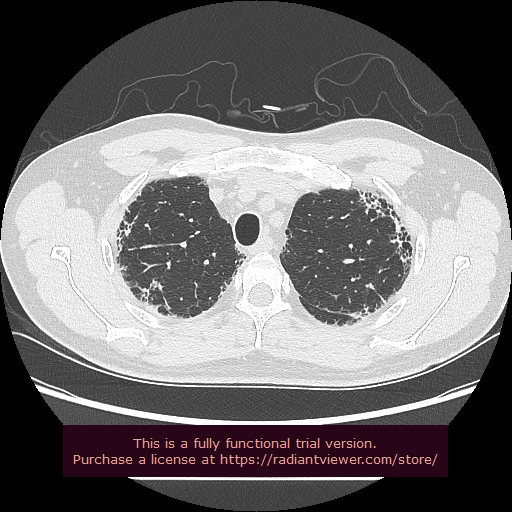
#> input picture test/honeycombing/0100001.jpg, 512 x 512 px, given in place of 1000001.jpg, which was not available
$ python preprocess.py
#> lines starting #> are read from the running program, lines starting #| are printed output that depends on the picture; after the words box and inside, x2 and y2 are one past the last pixel; in counts of white or black regions, pixels touching at a corner belong together; pictures that were not available may be replaced by others from this repository, and a replacement may not be noted
#> in processImage, img is the input picture: shape (512, 512, 3); mean B, G, R 111.1, 109.8, 112.7
# 本文件中为预处理模块，可以将肺实质进行提取

import cv2
import numpy as np
import matplotlib.pyplot as plt


def tubeMask(img):
    grayImg = cv2.cvtColor(img, cv2.COLOR_BGR2GRAY)
    height, width, _ = img.shape
#> height = 512; width = 512

    _, binaryImg = cv2.threshold(grayImg, 127, 255, cv2.THRESH_BINARY)
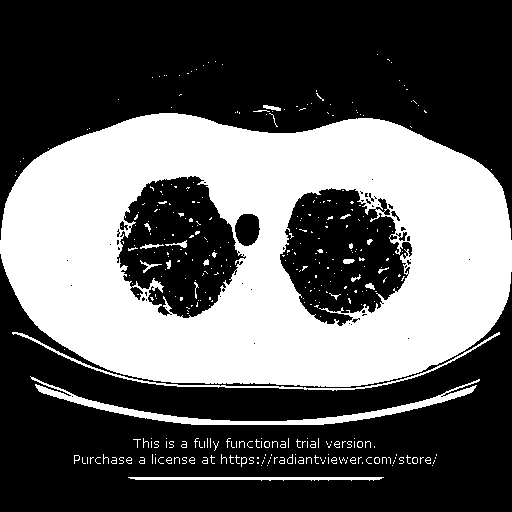
#> binaryImg: shape (512, 512); 37.7% white; 374 white regions (329 under 20 px), largest, box (x1, y1, x2, y2) and area: (0, 113, 512, 387) 91473, (30, 376, 480, 425) 2901, (12, 332, 500, 391) 1120
    newBinaryImg = binaryImg.copy()
    newMask = cv2.bitwise_not(newBinaryImg, newBinaryImg)
    retval, labels = cv2.connectedComponents(newMask)
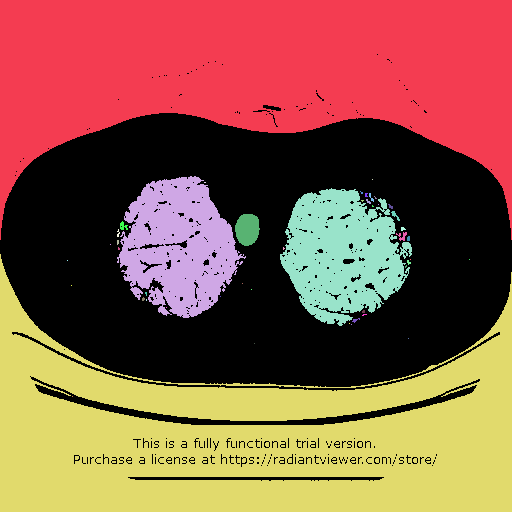
#> labels: shape (512, 512) int32; 48 distinct labels, from 0 to 47; one colour per label, 0 black
#> retval = 48
    unique, counts = np.unique(labels, return_counts=True)
#> unique = 48 values from 0 to 47; counts = 48 values, max 98876 at index 0, min 1 at index 3, mean 5461.3
    connectedMask = np.zeros(binaryImg.shape, np.uint8)
    for i in range(0, retval):
        if 600 < counts[i] < 700:
            tmpImg = np.where(labels == i, 255, 0)
            connectedMask += tmpImg.astype('uint8')
#> connectedMask: shape (512, 512); 0.24% white; 1 white region, box (x1, y1, x2, y2) and area: (235, 214, 260, 246) 632
    connectedMask = cv2.morphologyEx(connectedMask, cv2.MORPH_OPEN,
                                     cv2.getStructuringElement(cv2.MORPH_ELLIPSE, (20, 20)))
#> connectedMask: shape (512, 512); 0.23% white; 1 white region, box (x1, y1, x2, y2) and area: (236, 215, 260, 245) 593
    return connectedMask


def lungMask(img):
    grayImg = cv2.cvtColor(img, cv2.COLOR_BGR2GRAY)
    height, width, _ = img.shape
    _, binaryImg = cv2.threshold(grayImg, 127, 255, cv2.THRESH_BINARY)
    openedImg = cv2.morphologyEx(binaryImg, cv2.MORPH_OPEN, cv2.getStructuringElement(cv2.MORPH_ELLIPSE, (30, 30)))
    borderImg = cv2.copyMakeBorder(openedImg, 200, 200, 200, 200, borderType=cv2.BORDER_CONSTANT, value=[0, 0, 0])
    borderImg = cv2.morphologyEx(borderImg, cv2.MORPH_CLOSE, cv2.getStructuringElement(cv2.MORPH_ELLIPSE, (200, 200)))

    mask = borderImg[201:201 + width, 201:201 + height]
    return mask


def processImage(index, imgType):
    indexStr = str(index).rjust(2, '0')
    if imgType == 0:
        typeStr = "honeycombing/"
    else:
        typeStr = "reticular/"

    filepath = "./test/" + typeStr + indexStr + "00001.jpg"
    storepath = "./preprocess/" + typeStr + indexStr + "00001.jpg"
    storepathCmp = "./preprocess/" + typeStr + "compare/" + indexStr + "00001.jpg"

    print("Processing " + filepath)

    img = cv2.imread(filepath)
    tubemask = tubeMask(img)

    grayImg = cv2.cvtColor(img, cv2.COLOR_BGR2GRAY)

    height, width, _ = img.shape
#> height = 512; width = 512

    _, binaryImg = cv2.threshold(grayImg, 127, 255, cv2.THRESH_BINARY)
    openedImg = cv2.morphologyEx(binaryImg, cv2.MORPH_OPEN, cv2.getStructuringElement(cv2.MORPH_ELLIPSE, (30, 30)))
#> openedImg: shape (512, 512); 33.9% white; 1 white region, box (x1, y1, x2, y2) and area: (0, 114, 512, 388) 88793
    borderImg = cv2.copyMakeBorder(openedImg, 200, 200, 200, 200, borderType=cv2.BORDER_CONSTANT, value=[0, 0, 0])
#> borderImg: shape (912, 912); 10.7% white; 1 white region, box (x1, y1, x2, y2) and area: (200, 314, 712, 588) 88793
    borderImg = cv2.morphologyEx(borderImg, cv2.MORPH_CLOSE, cv2.getStructuringElement(cv2.MORPH_ELLIPSE, (200, 200)))
#> borderImg: shape (912, 912); 14.1% white; 1 white region, box (x1, y1, x2, y2) and area: (201, 315, 713, 588) 116945

    mask = borderImg[201:201 + width, 201:201 + height]
#> mask: shape (512, 512); 44.6% white; 1 white region, box (x1, y1, x2, y2) and area: (0, 114, 512, 387) 116945

    maskBinaryImg = cv2.copyTo(binaryImg, mask)
#> maskBinaryImg: shape (512, 512); 35.2% white; 196 white regions (181 under 20 px), largest, box (x1, y1, x2, y2) and area: (0, 114, 512, 387) 91079, (140, 260, 162, 273) 67, (165, 240, 187, 248) 62

    maskGrayImg = cv2.copyTo(grayImg, mask)
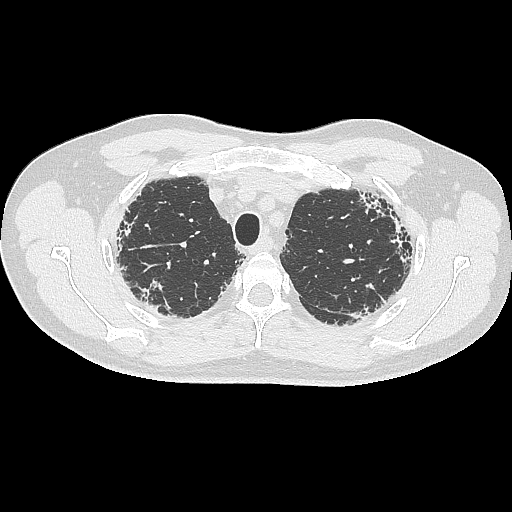
#> maskGrayImg: shape (512, 512); min 0, max 255, mean 86.1

    _, newBinaryImg = cv2.threshold(maskGrayImg, 200, 255, cv2.THRESH_BINARY)
#> newBinaryImg: shape (512, 512); 30.3% white; 106 white regions (96 under 20 px), largest, box (x1, y1, x2, y2) and area: (0, 114, 512, 387) 78793, (366, 199, 381, 209) 52, (119, 222, 134, 236) 52

    newBinaryImg += tubemask
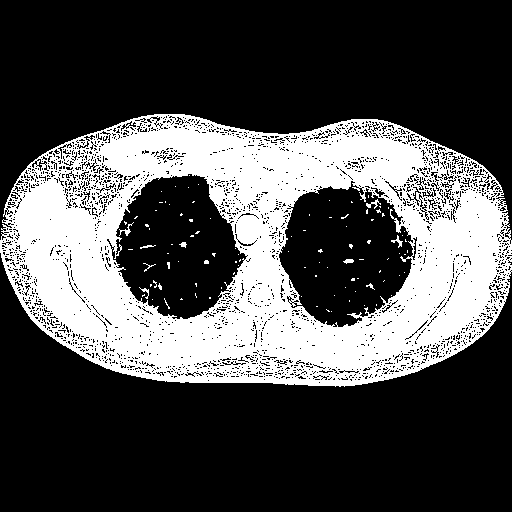
#> newBinaryImg: shape (512, 512); min 0, max 255, mean 77.9

    processedImg = cv2.morphologyEx(newBinaryImg, cv2.MORPH_CLOSE,
                                    cv2.getStructuringElement(cv2.MORPH_ELLIPSE, (4, 4)))
#> processedImg: shape (512, 512); 34.5% white; 44 white regions (37 under 20 px), largest, box (x1, y1, x2, y2) and area: (0, 115, 512, 387) 90028, (151, 281, 163, 290) 55, (344, 260, 355, 264) 35

    processedImg = cv2.morphologyEx(processedImg, cv2.MORPH_OPEN,
                                    cv2.getStructuringElement(cv2.MORPH_ELLIPSE, (10, 10)))
#> processedImg: shape (512, 512); 34.1% white; 1 white region, box (x1, y1, x2, y2) and area: (0, 116, 512, 388) 89458

    newMask = cv2.bitwise_not(processedImg, processedImg)
    finalImg = cv2.copyTo(maskGrayImg, newMask)

    _, binaryImg = cv2.threshold(finalImg, 1, 255, cv2.THRESH_BINARY)
#> binaryImg: shape (512, 512); 10.7% white; 29 white regions (24 under 20 px), largest, box (x1, y1, x2, y2) and area: (281, 188, 414, 328) 13669, (118, 177, 247, 320) 13046, (1, 114, 408, 229) 1057, (1, 259, 44, 332) 159, (429, 139, 476, 161) 51

    retval, labels = cv2.connectedComponents(binaryImg)
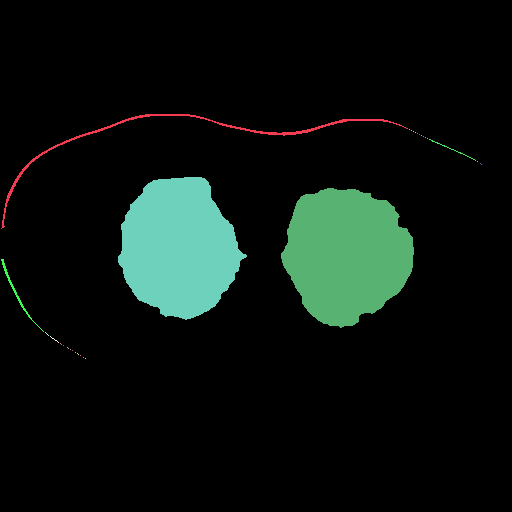
#> labels: shape (512, 512) int32; 30 distinct labels, from 0 to 29; one colour per label, 0 black
#> retval = 30
    unique, counts = np.unique(labels, return_counts=True)
#> unique = 30 values from 0 to 29; counts = 30 values, max 234123 at index 0, min 1 at index 2, mean 8738.1
    connectedMask = np.zeros(binaryImg.shape, np.uint8)
    for i in range(0, retval):
        if 100000 > counts[i] > 2000:
            tmpImg = np.where(labels == i, 255, 0)
            connectedMask += tmpImg.astype('uint8')
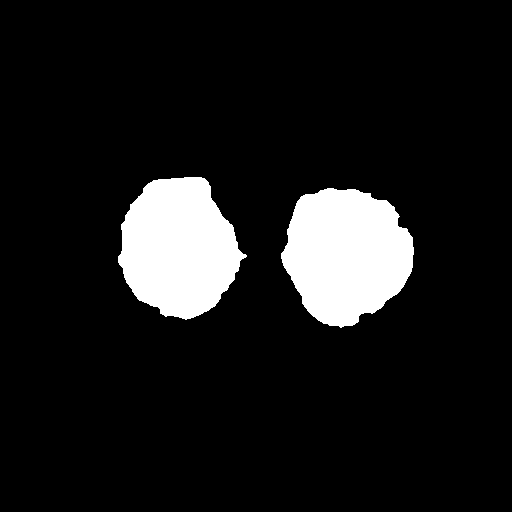
#> connectedMask: shape (512, 512); 10.2% white; 2 white regions, box (x1, y1, x2, y2) and area: (281, 188, 414, 328) 13669, (118, 177, 247, 320) 13046

    connectedMask = cv2.morphologyEx(connectedMask, cv2.MORPH_CLOSE,
                                     cv2.getStructuringElement(cv2.MORPH_ELLIPSE, (20, 20)))
#> connectedMask: shape (512, 512); 10.2% white; 2 white regions, box (x1, y1, x2, y2) and area: (282, 189, 415, 328) 13709, (119, 178, 247, 320) 13022

    finalImg = cv2.copyTo(grayImg, connectedMask)
    imgCmp = np.hstack((grayImg, finalImg))
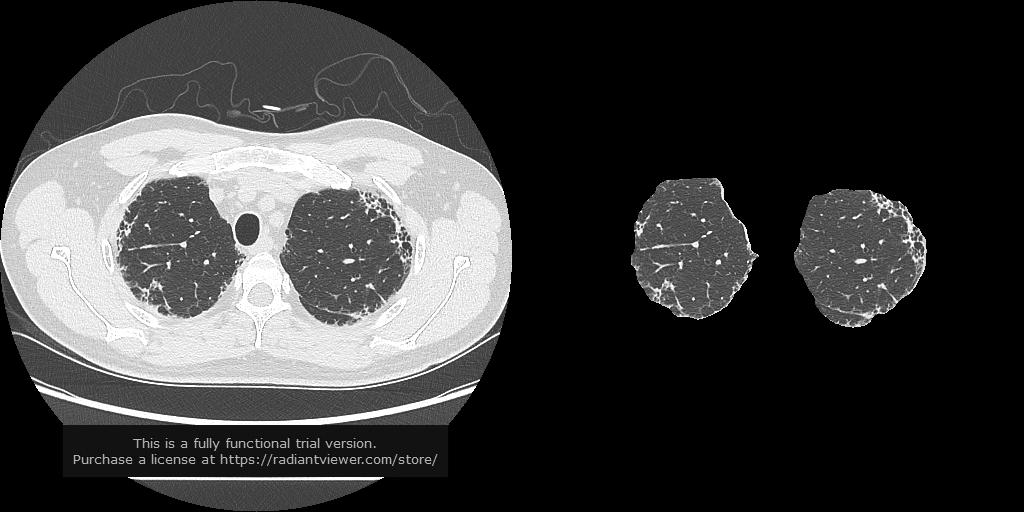
#> imgCmp: shape (512, 1024); min 0, max 255, mean 60.4

    cv2.imwrite(storepath, finalImg)
    cv2.imwrite(storepathCmp, imgCmp)


if __name__ == "__main__":
    processImage(10, 0)
    cv2.waitKey(0)
    # [4 lines of commented-out code are left out]
